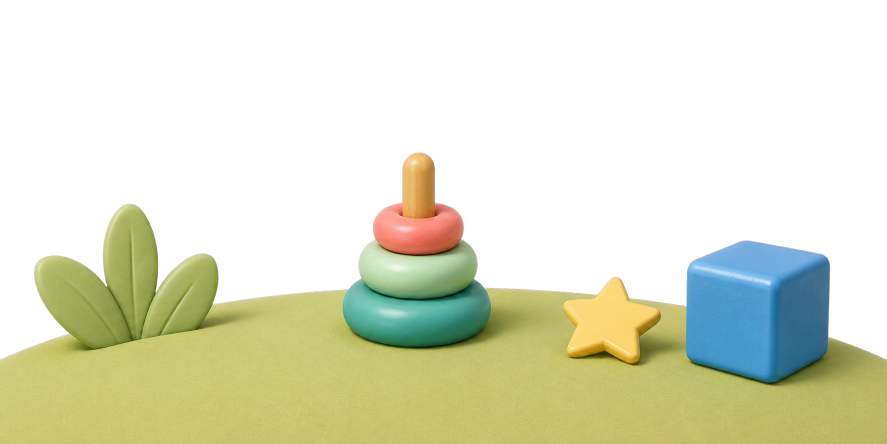
#> input picture app/design/assets/source/footer-generated-alpha.png, 1774 x 887 px, given in place of after.png, which was not available (shown at 1/2 size)
$ python create_design_assets.py
#> lines starting #> are read from the running program, lines starting #| are printed output that depends on the picture; pictures that were not available may be replaced by others from this repository, and a replacement may not be noted
from __future__ import annotations

from pathlib import Path
from collections import deque
from io import BytesIO
from zipfile import ZipFile

import numpy as np
from PIL import Image, ImageDraw, ImageFilter


ROOT = Path(__file__).resolve().parents[1]
OUT = ROOT / "assets" / "final"
SOURCE = Path("/Users/zmoshe/Downloads/after.png")
DESIGNER_PACKET = Path("/Users/zmoshe/Downloads/sweetyaar_design_kit_pixel_matched.zip")
GENERATED_FOOTER_SOURCE = ROOT / "assets" / "source" / "footer-generated-alpha.png"
GENERATED_TOP_SOURCE = ROOT / "assets" / "source" / "top-generated-alpha.png"

SCREEN_W = 432


def lerp(a: int, b: int, t: float) -> int:
    return round(a + (b - a) * t)


def mix(c1: tuple[int, int, int], c2: tuple[int, int, int], t: float) -> tuple[int, int, int]:
    return tuple(lerp(a, b, t) for a, b in zip(c1, c2))


def viewport_bg(screen_y: int, *, force_sky: bool = False) -> tuple[int, int, int]:
    sky_top = (218, 244, 241)
    sky_bottom = (203, 237, 234)
    body_top = (255, 251, 246)
    body_bottom = (253, 244, 235)

    if force_sky or screen_y <= 185:
        return mix(sky_top, sky_bottom, min(max(screen_y / 185, 0), 1))

    return mix(body_top, body_bottom, min(max((screen_y - 185) / 650, 0), 1))


# [9 lines left out: function make_base_background, not called in this run]


def extract_against_bg(
    crop: Image.Image,
    y_offset: int,
    *,
    force_sky_bg: bool = False,
    low: int = 8,
    high: int = 42,
    erase_rects: list[tuple[int, int, int, int]] | None = None,
) -> Image.Image:
    crop = crop.convert("RGBA")
    px = crop.load()
    width, height = crop.size

    for y in range(height):
        bg = viewport_bg(y + y_offset, force_sky=force_sky_bg)
        for x in range(width):
            r, g, b, _ = px[x, y]
            diff = max(abs(r - bg[0]), abs(g - bg[1]), abs(b - bg[2]))
            if diff <= low:
                a = 0
            elif diff >= high:
                a = 255
            else:
                a = int((diff - low) / (high - low) * 255)
            px[x, y] = (r, g, b, a)

    if erase_rects:
        draw = ImageDraw.Draw(crop)
        for rect in erase_rects:
            draw.rectangle(rect, fill=(0, 0, 0, 0))

    return crop


def clear_matching_pixels(
    image: Image.Image,
    predicate,
) -> Image.Image:
    image = image.convert("RGBA")
    px = image.load()
    width, height = image.size

    for y in range(height):
        for x in range(width):
            r, g, b, a = px[x, y]
            if a and predicate(r, g, b):
                px[x, y] = (r, g, b, 0)

    return image


def is_sky_pixel(r: int, g: int, b: int) -> bool:
    return 188 <= r <= 226 and 220 <= g <= 249 and 220 <= b <= 249 and 14 <= (g - r) <= 48 and abs(g - b) <= 18


def is_body_pixel(r: int, g: int, b: int) -> bool:
    warm_neutral = r >= 230 and g >= 218 and b >= 202 and max(r, g, b) - min(r, g, b) <= 48
    pale_pink_panel = r >= 235 and g >= 205 and b >= 212 and (r - g) <= 52 and (b - g) <= 34
    return warm_neutral or pale_pink_panel


def is_near_black(r: int, g: int, b: int) -> bool:
    return max(r, g, b) <= 35


def add_ready_hill_fill(image: Image.Image) -> Image.Image:
    image = image.convert("RGBA")
    hill = Image.new("RGBA", image.size, (0, 0, 0, 0))
    draw = ImageDraw.Draw(hill)
    draw.ellipse((-56, 49, SCREEN_W + 56, 176), fill=(201, 219, 117, 255))
    draw.arc((-56, 49, SCREEN_W + 56, 176), 181, 359, fill=(159, 178, 75), width=2)
    hill.alpha_composite(image)
    return hill


# [48 lines left out: functions scrub_transparent_rgb, decontaminate_alpha_edges, soften_alpha, not called in this run]


def polish_opening_hero(image: Image.Image) -> Image.Image:
    image = image.convert("RGBA")
    values = np.array(image)
    height = values.shape[0]

    # Keep the high-res asset's own antialiasing. Only feather the bottom floor
    # shadow so it dissolves into the app background instead of ending as a slab.
    alpha = values[:, :, 3].astype(np.float32)
    y = np.arange(height, dtype=np.float32)[:, None]
    fade_start = height * 0.825
    fade_end = height * 0.925
    bottom_fade = np.clip((fade_end - y) / max(fade_end - fade_start, 1), 0, 1)
    alpha = np.where(y > fade_start, alpha * bottom_fade, alpha)
    x = np.arange(values.shape[1], dtype=np.float32)[None, :]
    left_fade = np.clip((x - 1) / 10, 0, 1)
    alpha = np.where(x < 12, alpha * left_fade, alpha)
    values[:, :, 3] = np.clip(alpha, 0, 255).astype(np.uint8)
    return Image.fromarray(values, "RGBA")


# [12 lines left out: function place_opening_hero, not called in this run]


def polish_streaming_hero(image: Image.Image) -> Image.Image:
    image = image.convert("RGBA")
    values = np.array(image)
    alpha = values[:, :, 3].astype(np.float32)
    y = np.arange(values.shape[0], dtype=np.float32)[:, None]
    top_fade = np.clip(y / 26, 0, 1)
    alpha = np.where(y < 26, alpha * top_fade, alpha)
    values[:, :, 3] = np.clip(alpha, 0, 255).astype(np.uint8)
    return Image.fromarray(values, "RGBA")


# [120 lines left out: functions repair_header_overlay, fit_generated_ready_footer, make_generated_top_overlay, make_header_cloud_mask, repair_ready_footer, not called in this run]


def make_theme_icon(size: int = 56) -> Image.Image:
    image = Image.new("RGBA", (size, size), (0, 0, 0, 0))
    scale = size / 56

    def xy(points: list[tuple[float, float]]) -> list[tuple[float, float]]:
        return [(x * scale, y * scale) for x, y in points]

    shadow = Image.new("RGBA", image.size, (0, 0, 0, 0))
    shadow_draw = ImageDraw.Draw(shadow)
    shadow_draw.rounded_rectangle((9 * scale, 16 * scale, 28 * scale, 43 * scale), radius=3 * scale, fill=(77, 58, 128, 70))
    shadow_draw.rounded_rectangle((28 * scale, 16 * scale, 47 * scale, 43 * scale), radius=3 * scale, fill=(77, 58, 128, 70))
    shadow = shadow.filter(ImageFilter.GaussianBlur(1.4 * scale))
    image.alpha_composite(shadow, (0, round(2 * scale)))

    draw = ImageDraw.Draw(image)
    draw.polygon(xy([(10, 14), (25, 18), (27, 45), (10, 40)]), fill=(130, 105, 202, 255))
    draw.polygon(xy([(46, 14), (31, 18), (29, 45), (46, 40)]), fill=(151, 126, 216, 255))
    draw.line(xy([(13, 17), (24, 20), (25, 41), (13, 37)]), fill=(174, 154, 232, 105), width=max(1, round(scale)))
    draw.line(xy([(43, 17), (32, 20), (31, 41), (43, 37)]), fill=(198, 185, 245, 100), width=max(1, round(scale)))
    draw.rounded_rectangle((26 * scale, 16 * scale, 30 * scale, 45 * scale), radius=2 * scale, fill=(101, 78, 178, 255))
    draw.line(xy([(28, 18), (28, 44)]), fill=(210, 200, 250, 65), width=max(1, round(scale)))

    return image


# [26 lines left out: function extract_icon, not called in this run]


def dilate_mask(mask: np.ndarray, passes: int = 1) -> np.ndarray:
    for _ in range(passes):
        padded = np.pad(mask, 1, constant_values=False)
        mask = (
            padded[1:-1, 1:-1]
            | padded[:-2, 1:-1]
            | padded[2:, 1:-1]
            | padded[1:-1, :-2]
            | padded[1:-1, 2:]
            | padded[:-2, :-2]
            | padded[:-2, 2:]
            | padded[2:, :-2]
            | padded[2:, 2:]
        )

    return mask


def erode_mask(mask: np.ndarray, passes: int = 1) -> np.ndarray:
    for _ in range(passes):
        padded = np.pad(mask, 1, constant_values=False)
        mask = (
            padded[1:-1, 1:-1]
            & padded[:-2, 1:-1]
            & padded[2:, 1:-1]
            & padded[1:-1, :-2]
            & padded[1:-1, 2:]
            & padded[:-2, :-2]
            & padded[:-2, 2:]
            & padded[2:, :-2]
            & padded[2:, 2:]
        )

    return mask


def close_mask(mask: np.ndarray, passes: int = 1) -> np.ndarray:
    return erode_mask(dilate_mask(mask, passes), passes)


def fill_mask_holes(mask: np.ndarray) -> np.ndarray:
    height, width = mask.shape
    seen = np.zeros_like(mask, dtype=bool)
    queue: deque[tuple[int, int]] = deque()

    for x in range(width):
        for y in (0, height - 1):
            if not mask[y, x] and not seen[y, x]:
                seen[y, x] = True
                queue.append((x, y))

    for y in range(height):
        for x in (0, width - 1):
            if not mask[y, x] and not seen[y, x]:
                seen[y, x] = True
                queue.append((x, y))

    while queue:
        x, y = queue.popleft()
        for nx, ny in ((x + 1, y), (x - 1, y), (x, y + 1), (x, y - 1)):
            if 0 <= nx < width and 0 <= ny < height and not mask[ny, nx] and not seen[ny, nx]:
                seen[ny, nx] = True
                queue.append((nx, ny))

    return mask | ~seen


def keep_components(mask: np.ndarray, min_area: int = 12, center_only: bool = False) -> np.ndarray:
    height, width = mask.shape
    seen = np.zeros_like(mask, dtype=bool)
    components: list[list[tuple[int, int]]] = []

    for y in range(height):
        for x in range(width):
            if not mask[y, x] or seen[y, x]:
                continue

            stack = [(x, y)]
            seen[y, x] = True
            points: list[tuple[int, int]] = []

            while stack:
                cx, cy = stack.pop()
                points.append((cx, cy))

                for nx in range(cx - 1, cx + 2):
                    for ny in range(cy - 1, cy + 2):
                        if 0 <= nx < width and 0 <= ny < height and mask[ny, nx] and not seen[ny, nx]:
                            seen[ny, nx] = True
                            stack.append((nx, ny))

            if len(points) >= min_area:
                components.append(points)

    output = np.zeros_like(mask, dtype=bool)
    if center_only and components:
        center_x = width / 2
        center_y = height / 2

        def score(points: list[tuple[int, int]]) -> float:
            avg_x = sum(x for x, _ in points) / len(points)
            avg_y = sum(y for _, y in points) / len(points)
            return len(points) - 0.25 * ((avg_x - center_x) ** 2 + (avg_y - center_y) ** 2)

        components = [max(components, key=score)]

    for points in components:
        for x, y in points:
            output[y, x] = True

    return output


def centered_masked_icon(crop: Image.Image, mask: np.ndarray, canvas_size: int) -> Image.Image:
    mask = fill_mask_holes(close_mask(mask, 1))
    alpha = Image.fromarray((mask.astype(np.uint8) * 255), "L").filter(ImageFilter.GaussianBlur(0.65))
    alpha_array = np.maximum(np.array(alpha), mask.astype(np.uint8) * 255)
    alpha = Image.fromarray(alpha_array, "L")

    rgba = crop.convert("RGBA")
    rgba.putalpha(alpha)
    bbox = Image.fromarray(((alpha_array > 18).astype(np.uint8) * 255), "L").getbbox()
    output = Image.new("RGBA", (canvas_size, canvas_size), (0, 0, 0, 0))

    if bbox:
        piece = rgba.crop(bbox)
        output.alpha_composite(piece, ((canvas_size - piece.width) // 2, (canvas_size - piece.height) // 2))

    return output


def extract_control_icon(screen: Image.Image, kind: str) -> Image.Image:
    boxes = {
        "song": ((38, 296, 118, 362), 64),
        "teddy": ((168, 283, 262, 366), 76),
        "stop": ((328, 304, 392, 364), 64),
        "pause": ((20, 612, 92, 688), 76),
    }
    crop_box, canvas_size = boxes[kind]
    crop = screen.crop(crop_box).convert("RGB")
    values = np.asarray(crop)
    red = values[:, :, 0]
    green = values[:, :, 1]
    blue = values[:, :, 2]

    if kind == "song":
        mask = ((red < 145) & (green > 105) & (blue > 105) & ((green - red) > 35)) | (
            (red < 80) & (green > 120) & (blue > 120)
        )
        mask = keep_components(dilate_mask(mask, 1), min_area=8)
    elif kind == "teddy":
        mask = (
            ((red < 242) & (green < 205) & (blue < 170))
            | ((red < 95) & (green < 95) & (blue < 80))
            | ((red < 230) & (green < 180) & (blue < 130))
        )
        mask = keep_components(dilate_mask(mask, 1), min_area=12)
    elif kind == "stop":
        mask = ((red < 235) & (green < 155) & (blue < 170) & ((red - green) > 60)) | (
            (red < 210) & (green < 120) & (blue < 145)
        )
        mask = keep_components(dilate_mask(mask, 1), min_area=30, center_only=True)
    else:
        mask = (
            ((red > 230) & (green > 235) & (blue > 230))
            | ((red > 165) & (green > 95) & (green < 230) & (blue < 165) & ((red - blue) > 55))
            | ((blue > 130) & (green > 120) & (red < 180))
            | ((red < 120) & (green < 120) & (blue < 105))
        )
        mask &= ~((red > 245) & (green > 210) & (blue > 215) & (green < 237) & (blue < 245))
        mask = keep_components(dilate_mask(mask, 1), min_area=12)

    return centered_masked_icon(crop, mask, canvas_size)


def save_asset(name: str, image: Image.Image) -> None:
    OUT.mkdir(parents=True, exist_ok=True)
    image.save(OUT / name)


def load_designer_packet_asset(zip_file: ZipFile, source_name: str) -> Image.Image:
    with zip_file.open(source_name) as asset_file:
        return Image.open(BytesIO(asset_file.read())).convert("RGBA")


def save_designer_packet_asset(zip_file: ZipFile, source_name: str, output_name: str) -> None:
    image = load_designer_packet_asset(zip_file, source_name)
    save_asset(output_name, image)


def main() -> None:
    source = Image.open(SOURCE).convert("RGB")
    screens = [
        source.crop((96, 77, 528, 911)),
        source.crop((626, 77, 1058, 911)),
        source.crop((1155, 77, 1587, 911)),
    ]

    used_packet_header = False
    designer_opening_art: Image.Image | None = None
    if DESIGNER_PACKET.exists():
        with ZipFile(DESIGNER_PACKET) as zip_file:
            save_designer_packet_asset(
                zip_file,
                "sweetyaar_design_kit_v2/assets/backgrounds/top-decor.png",
                "top-overlay.png",
            )
            save_designer_packet_asset(
                zip_file,
                "sweetyaar_design_kit_v2/assets/backgrounds/top-decor@2x.png",
                "top-overlay@2x.png",
            )
            save_designer_packet_asset(
                zip_file,
                "sweetyaar_design_kit_v2/assets/illustrations/footer-ready-raster.png",
                "ready-bottom-overlay.png",
            )
            save_designer_packet_asset(
                zip_file,
                "sweetyaar_design_kit_v2/assets/illustrations/footer-ready-raster@2x.png",
                "ready-bottom-overlay@2x.png",
            )
            designer_opening_art = load_designer_packet_asset(
                zip_file,
                "sweetyaar_design_kit_v2/assets/illustrations/hero-opening-raster@2x.png",
            )
        used_packet_header = True

        if GENERATED_TOP_SOURCE.exists():
            generated_top = Image.open(GENERATED_TOP_SOURCE)
            save_asset("top-overlay.png", make_generated_top_overlay(generated_top, (428, 188)))
            save_asset("top-overlay@2x.png", make_generated_top_overlay(generated_top, (856, 376)))
        else:
            top_overlay = repair_header_overlay(Image.open(OUT / "top-overlay.png"))
            top_overlay_2x = repair_header_overlay(Image.open(OUT / "top-overlay@2x.png"))
            save_asset("top-overlay.png", top_overlay)
            save_asset("top-overlay@2x.png", top_overlay_2x)

        if GENERATED_FOOTER_SOURCE.exists():
            generated_footer = Image.open(GENERATED_FOOTER_SOURCE)
            save_asset("ready-bottom-overlay.png", fit_generated_ready_footer(generated_footer, (428, 134)))
            save_asset("ready-bottom-overlay@2x.png", fit_generated_ready_footer(generated_footer, (856, 268)))
        else:
            ready_footer = repair_ready_footer(Image.open(OUT / "ready-bottom-overlay.png"))
            save_asset("ready-bottom-overlay.png", ready_footer)
            save_asset("ready-bottom-overlay@2x.png", ready_footer.resize((856, 268), Image.Resampling.LANCZOS))

    if not used_packet_header:
        top = screens[2].crop((0, 0, SCREEN_W, 185))
#> top: PIL image 432x185 RGB; every value is 0
        top_art = extract_against_bg(
            top,
            0,
            force_sky_bg=True,
            low=7,
            high=40,
            erase_rects=[
                (0, 0, SCREEN_W, 39),
                (95, 34, 338, 145),
                (0, 0, 4, 185),
                (428, 0, 432, 185),
            ],
        )
        top_art = clear_matching_pixels(top_art, is_sky_pixel)
        top_art = clear_matching_pixels(top_art, is_near_black)
#> top_art: PIL image 432x185 RGBA; every value is 0
        save_asset("top-overlay.png", top_art)

    if designer_opening_art is not None:
        opening_art = place_opening_hero(designer_opening_art)
    else:
        opening = screens[0].crop((0, 445, SCREEN_W, 690))
        opening_art = extract_against_bg(opening, 445, low=6, high=34)
        opening_art = clear_matching_pixels(opening_art, is_body_pixel)
    opening_art = polish_opening_hero(opening_art)
#> in polish_opening_hero, `alpha = values[:, :, 3].astype(np.float32)`: alpha: shape (245, 432) float32; every value is 255
#> in polish_opening_hero, `values[:, :, 3] = np.clip(alpha, 0, 255).astype(np.uint8)`:
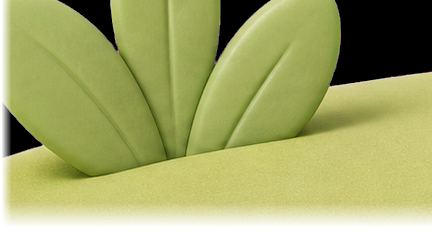
#> values: shape (245, 432, 4); mean R, G, B, A 158.5, 162.5, 89.1, 220.2; transparent parts drawn white
    save_asset("opening-hero.png", opening_art)

    streaming = screens[1].crop((0, 288, SCREEN_W, 610))
    streaming_art = extract_against_bg(streaming, 288, low=6, high=34)
    streaming_art = polish_streaming_hero(streaming_art)
#> in polish_streaming_hero, `values[:, :, 3] = np.clip(alpha, 0, 255).astype(np.uint8)`:
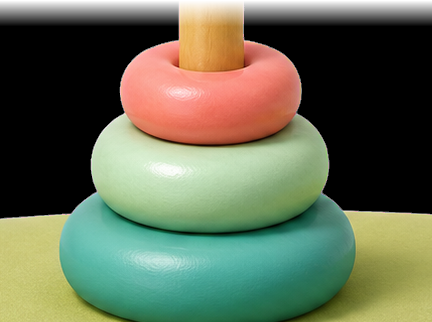
#> values: shape (322, 432, 4); mean R, G, B, A 90.2, 97.9, 73.6, 243.9; transparent parts drawn white
    save_asset("streaming-hero.png", streaming_art)

    if not used_packet_header:
        ready_bottom = screens[2].crop((0, 704, SCREEN_W, 834))
        ready_art = extract_against_bg(
            ready_bottom,
            704,
            low=6,
            high=34,
            erase_rects=[
                (126, 111, 306, 130),
                (0, 0, 180, 35),
                (214, 0, 432, 35),
                (0, 100, 12, 130),
                (420, 100, 432, 130),
                (0, 0, 3, 130),
                (429, 0, 432, 130),
            ],
        )
        ready_art = clear_matching_pixels(ready_art, is_body_pixel)
        ready_art = clear_matching_pixels(ready_art, is_near_black)
        ready_art = add_ready_hill_fill(ready_art)
#> in add_ready_hill_fill, `hill = Image.new("RGBA", image.size, (0, 0, 0, 0))`: hill: PIL image 432x130 RGBA; every value is 0
        save_asset("ready-bottom-overlay.png", ready_art)

    # Button/panel icons, separated from their card backgrounds and centered on transparent canvases.
    save_asset("icon-song.png", extract_control_icon(screens[2], "song"))
#> in extract_control_icon, `crop = screen.crop(crop_box).convert("RGB")`: crop: PIL image 80x66 RGB; every value is 0
#> in extract_control_icon, `red = values[:, :, 0]`: red: shape (66, 80); every value is 0
#> the loop in erode_mask, `for _ in range(passes):` made 1 pass
#> after the loop in fill_mask_holes, `for x in range(width):`:
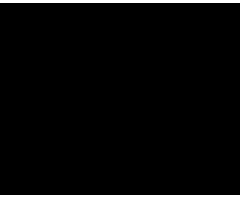
#> seen: shape (66, 80) bool (shown 3 times larger); 3% white in thin lines or dots
#> after the loop in fill_mask_holes, `for y in range(height):`:
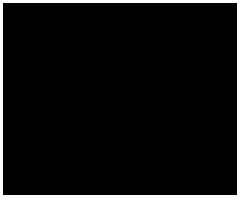
#> seen: shape (66, 80) bool (shown 3 times larger); 5.5% white in thin lines or dots
#> after the loop in fill_mask_holes, `while queue:`: seen: shape (66, 80) bool; every value is 1
#> in centered_masked_icon, `rgba.putalpha(alpha)`: rgba: PIL image 80x66 RGBA; every value is 0
#> in centered_masked_icon, `output = Image.new("RGBA", (canvas_size, canvas_size), (0, 0, 0, 0))`: output: PIL image 64x64 RGBA; every value is 0
    save_asset("icon-teddy.png", extract_control_icon(screens[2], "teddy"))
#> in extract_control_icon (call 2), `crop = screen.crop(crop_box).convert("RGB")`: crop: PIL image 94x83 RGB; every value is 0
#> in extract_control_icon (call 2), `red = values[:, :, 0]`: red: shape (83, 94); every value is 0
#> in extract_control_icon (call 2), `mask = ( ((red < 242) & (green < 205) & (blue < 170)) | ((red < 95) & ..`: mask: shape (83, 94) bool; every value is 1
#> call 2 of centered_masked_icon, with canvas_size = 76
#> the loop in erode_mask (call 2), `for _ in range(passes):` made 1 pass
#> after the loop in fill_mask_holes (call 2), `for x in range(width):`: seen: shape (83, 94) bool; 2.4% white in thin lines or dots
#> after the loop in fill_mask_holes (call 2), `for y in range(height):`:
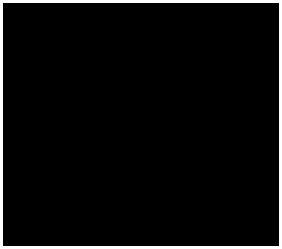
#> seen: shape (83, 94) bool (shown 3 times larger); 4.5% white in thin lines or dots
#> in centered_masked_icon (call 2), `alpha_array = np.maximum(np.array(alpha), mask.astype(np.uint8) * 255)`:
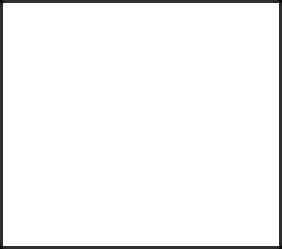
#> alpha_array: shape (83, 94) (shown 3 times larger); min 8, max 255, mean 245.6
#> in centered_masked_icon (call 2), `rgba.putalpha(alpha)`:
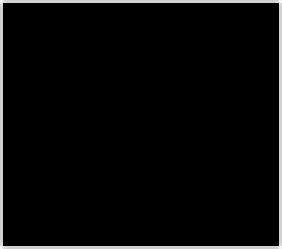
#> rgba: PIL image 94x83 RGBA (shown 3 times larger); mean R, G, B, A 0, 0, 0, 245.6; transparent parts drawn white
#> in centered_masked_icon (call 2), `output = Image.new("RGBA", (canvas_size, canvas_size), (0, 0, 0, 0))`: output: PIL image 76x76 RGBA; every value is 0
    save_asset("icon-stop.png", extract_control_icon(screens[2], "stop"))
#> in extract_control_icon (call 3), `crop = screen.crop(crop_box).convert("RGB")`: crop: PIL image 64x60 RGB; every value is 0
#> in extract_control_icon (call 3), `red = values[:, :, 0]`: red: shape (60, 64); every value is 0
    save_asset("icon-pause-moon.png", extract_control_icon(screens[2], "pause"))
    save_asset("icon-theme.png", make_theme_icon())


if __name__ == "__main__":
    main()

$ run again, on app/design/assets/source/tab-doll-source.png
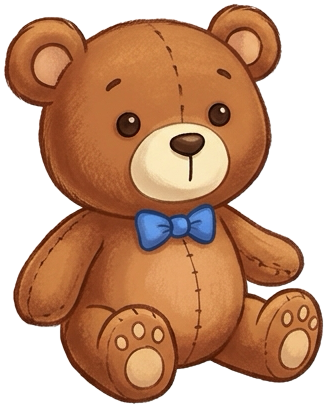
#> input picture app/design/assets/source/tab-doll-source.png, 327 x 408 px, given in place of after.png, which was not available
#> top: PIL image 432x185 RGB; every value is 0
#> opening: PIL image 432x245 RGB; every value is 0
#> streaming: PIL image 432x322 RGB; every value is 0
#> in polish_streaming_hero, `values[:, :, 3] = np.clip(alpha, 0, 255).astype(np.uint8)`:
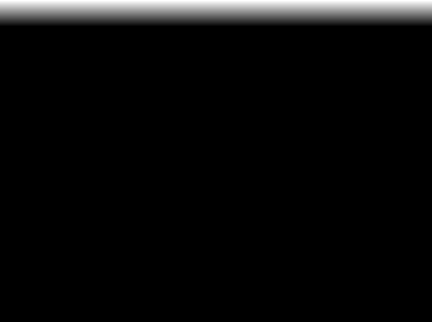
#> values: shape (322, 432, 4); mean R, G, B, A 0, 0, 0, 244.3; transparent parts drawn white
#> ready_bottom: PIL image 432x130 RGB; every value is 0
#> red: shape (66, 80); every value is 0
#> the loop in erode_mask, `for _ in range(passes):` made 1 pass
#> red: shape (83, 94); every value is 0
#> the loop in erode_mask (call 2), `for _ in range(passes):` made 1 pass
#> red: shape (60, 64); every value is 0
#> the loop in dilate_mask (call 5), `for _ in range(passes):` made 1 pass
#> pass 1, in dilate_mask (call 5), `padded = np.pad(mask, 1, constant_values=False)`:
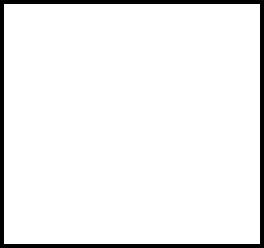
#> padded: shape (62, 66) bool (shown 4 times larger); 93.8% white; black in thin lines or dots
